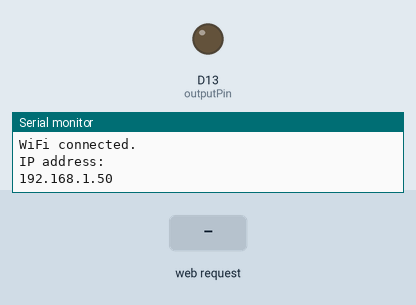
Recording of a sketch running on a simulated Arduino Uno R4 WiFi. Shown: output pins drawn as LEDs (lit = HIGH), the last lines printed to the serial monitor. Inputs (shaded band) come from the test bench. WiFi joins after 1.5 s; servers stay silent unless stated.

Above: at 2.7 s.
2.8 s: HTTP request GET /mdp-true received
At 3.1 s:
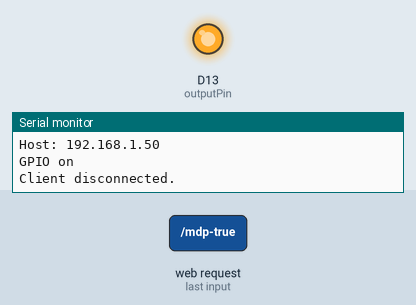
4.3 s: HTTP request GET /home received
At 5.5 s:
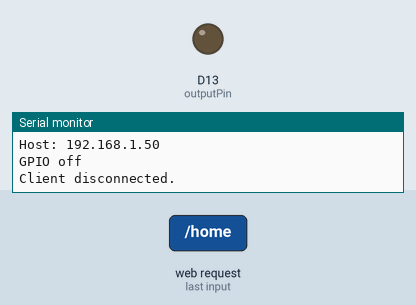
Timing chart, 0 to 7.3 s (numbered marks = the images above; inputs shaded):
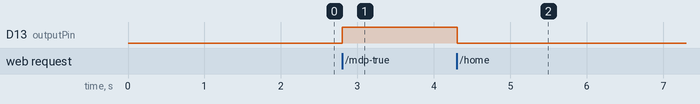

Measured:
- after the input at 2.8 s, D13 (outputPin): LOW → HIGH at once
- after the input at 4.3 s, D13 (outputPin): HIGH → LOW at once

The sketch:

local_web_server_high_led.v2__prj_obj_co.ino
```cpp
// Charger la librairie Wifi
#include <WiFiS3.h>

//Entrer les informations de connexion au Wifi
const char* ssid = "HUAWEI Edouard";
const char* password = "DGMYX34XK2M1";

// Définir le port du serveur sur 80
WiFiServer server(80);

// variable pour stocker les requêtes HTTP
String header;

// Variable pour stocker l'état de la sortie
String outputState = "off";


// Variable pour la pin de sortie
const int outputPin = 13;

// Current time
unsigned long currentTime = millis();
// Previous time
unsigned long previousTime = 0;
// Define timeout time in milliseconds (example: 2000ms = 2s)
const long timeoutTime = 2000;

void setup() {
  Serial.begin(115200);
  // Initialize the output variables as outputs
  pinMode(outputPin, OUTPUT);
  // Set outputs to LOW
  digitalWrite(outputPin, LOW);

  // Connect to Wi-Fi network with SSID and password
  Serial.print("Connecting to ");
  Serial.println(ssid);
  WiFi.begin(ssid, password);
  while (WiFi.status() != WL_CONNECTED) {
    delay(500);
    Serial.print(".");
  }
  // Print local IP address and start web server
  Serial.println("");
  Serial.println("WiFi connected.");
  Serial.println("IP address: ");
  Serial.println(WiFi.localIP());
  server.begin();
}

void loop() {
  WiFiClient client = server.available();  // Listen for incoming clients

  if (client) {  // If a new client connects, (un client est un device qui se connecte au serveur.)
    currentTime = millis();
    previousTime = currentTime;
    Serial.println("New Client.");                                             // print a message out in the serial port
    String currentLine = "";                                                   // make a String to hold incoming data from the client
    while (client.connected() && currentTime - previousTime <= timeoutTime) {  // loop while the client's connected
      currentTime = millis();
      if (client.available()) {  // if there's bytes to read from the client,
        char c = client.read();  // read a byte, then
        Serial.write(c);         // print it out the serial monitor
        header += c;
        if (c == '\n') {  // if the byte is a newline character
          // if the current line is blank, you got two newline characters in a row.
          // that's the end of the client HTTP request, so send a response:
          if (currentLine.length() == 0) {
            // HTTP headers always start with a response code (e.g. HTTP/1.1 200 OK)
            // and a content-type so the client knows what's coming, then a blank line:
            client.println("HTTP/1.1 200 OK");
            client.println("Content-type:text/html");
            client.println("Connection: close");
            client.println();

            // turns the GPIOs on and off == si dans le barre d'adresse, il y a /mdp-true, met la variable outputState sur "On"
            if (header.indexOf("GET /mdp-true") >= 0) {
              Serial.println("GPIO on");
              outputState = "on";
            }
            // si home dans barre d'adresse, outputState = "off"
            if (header.indexOf("GET /home") >= 0) {
              Serial.println("GPIO off");
              outputState = "off";
            }

            //Vérifier si outputState est "on"
            if (outputState == "on") {
              digitalWrite(outputPin, HIGH);
              //envoyer au client la page web
              client.println("<!DOCTYPE html><html lang=\"fr\"><head> <meta charset=\"UTF-8\"> <meta name=\"viewport\" content=\"width=device-width, initial-scale=1.0\"> <title>Code correct</title></head><body> <h1>Code bon !</h1> <a href=\"/home\"><button>retour</button></a></body></html>");
            }
            //Vérifier si outputState est "off"
            if (outputState == "off"){
              digitalWrite(outputPin, LOW);
              //envoyer au client la page web
              client.println("<!DOCTYPE html><html lang=\"fr\"><head> <meta charset=\"UTF-8\"> <meta name=\"viewport\" content=\"width=device-width, initial-scale=1.0\"> <title>Arduino connect screen</title> <script src=\"https://ajax.googleapis.com/ajax/libs/jquery/3.7.1/jquery.min.js\"></script> <style>@import url('https://fonts.googleapis.com/css2?family=Inter:wght@100..900&display=swap'); :root{--indicator-inactive: #CBD2E0; --dark: #2D3648;}header{display: flex; justify-content: center; margin-bottom: 1rem;}main{display: flex; flex-direction: column; align-items: center; gap: 2.5rem;}footer{margin-top: 2rem; display: flex; justify-content: center; flex-direction: column;}h1{margin: 0; color: var(--dark); font-family: Inter; font-size: 1.25rem; font-style: normal; font-weight: 700; line-height: 150%;}button{text-decoration: none; background-color: white; border: none; margin: 0; width: auto;}.logo-arduino{width: 6rem; height: 6rem;}.indicator{width: 0.825rem; height: 0.825rem; background-color: var(--indicator-inactive); border-radius: 0.5rem;}.digit-row{display: flex; align-items: flex-start; gap: 1.5rem;}.digit{display: inline-flex; flex-direction: column; align-items: flex-start; gap: 2rem;}.digit-number-text{color: var(--dark); text-align: center; /* Header - Medium */ font-family: Inter; font-size: 1.5rem; font-style: normal; font-weight: 600; line-height: 150%; transition: all 300ms;}.digit-number-layout{display: flex; width: 5rem; height: 3rem; padding: 1.1875rem 0rem; justify-content: center; align-items: center; border-radius: 2.5rem; margin: 0;}.steps{display: inline-flex; justify-content: center; align-items: center; gap: 1.5rem;}.forgot-pass{color: var(--dark); text-align: center; font-family: Inter; font-size: 0.875rem; font-style: normal; font-weight: 700; line-height: 150%; opacity: 0.6;}.active-number{color: aqua; box-flex-group: pink;}.new-input{visibility: hidden;}.indicator-active{background-color: blue;}.indicator-true{background-color: #1ADE5D;}</style> <script>$(function(){ $(\"button\").click(function(){ $(this).addClass(\"active-number\"); $(this).removeClass(\"digit-number-text\"); window.setTimeout(function(){$(\"button\").removeClass(\"active-number\"); $(\"button\").addClass(\"digit-number-text\");},500); return;});}); </script> <script>let generatedPin=\"1249\"; let enteredPin=\"\"; let entryCount=0; function addNumber(num){enteredPin +=num; document.getElementById('enteredPin').value=enteredPin; console.log(enteredPin); entryCount ++; console.log(entryCount); if (enteredPin===generatedPin){console.log(\"Mot de passe trouvé\"); $(\".indicator\").addClass(\"indicator-true\"); setTimeout(clearInput, 500); window.location.href='/mdp-true';}else{console.log(\"mot de passe faux\");}if (entryCount==1){console.log(\"1 entrée\"); $(\"#indicator-1\").addClass(\"indicator-active\");}if (entryCount==2){console.log(\"2 entrée\"); $(\"#indicator-2\").addClass(\"indicator-active\");}if (entryCount==3){console.log(\"3 entrée\"); $(\"#indicator-3\").addClass(\"indicator-active\");}if (entryCount==4){console.log(\"4 entrée\"); $(\"#indicator-4\").addClass(\"indicator-active\"); setTimeout(clearInput, 500);}return;}function clearInput(){enteredPin=\"\"; entryCount=0; document.getElementById('enteredPin').value=enteredPin; console.log('clear'); $('.indicator').removeClass('indicator-active'); $('.indicator').removeClass('indicator-true'); return;}</script></head><body> <header> <img src=\"https://cdn.shopify.com/s/files/1/0438/4735/2471/files/Arduino_RGB_Pantone_9a224c8c-5d1d-4e5a-8e26-db3aec5ea7db.png?v=1637755799\" alt=\"logo arduino\" class=\"logo-arduino\"> </header> <main> <h1>Enter Pin</h1> <section class=\"steps\"> <article class=\"indicator\" id=\"indicator-1\"></article> <article class=\"indicator\" id=\"indicator-2\"></article> <article class=\"indicator\" id=\"indicator-3\"></article> <article class=\"indicator\" id=\"indicator-4\"></article> </section> <section class=\"digit\"> <article class=\"digit-row\"> <button class=\"digit-number-text digit-number-layout\" onclick=\"addNumber(1)\">1</button> <button class=\"digit-number-text digit-number-layout\" onclick=\"addNumber(2)\">2</button> <button class=\"digit-number-text digit-number-layout\" onclick=\"addNumber(3)\">3</button> </article> <article class=\"digit-row\"> <button class=\"digit-number-text digit-number-layout\" onclick=\"addNumber(4)\">4</button> <button class=\"digit-number-text digit-number-layout\" onclick=\"addNumber(5)\">5</button> <button class=\"digit-number-text digit-number-layout\" onclick=\"addNumber(6)\">6</button> </article> <article class=\"digit-row\"> <button class=\"digit-number-text digit-number-layout\" onclick=\"addNumber(7)\">7</button> <button class=\"digit-number-text digit-number-layout\" onclick=\"addNumber(8)\">8</button> <button class=\"digit-number-text digit-number-layout\" onclick=\"addNumber(9)\">9</button> </article> <article class=\"digit-row\"> <button class=\"digit-number-layout\"></button> <button class=\"digit-number-text digit-number-layout\" onclick=\"addNumber(0)\">0</button> <button class=\"digit-number-layout\"></button> </article> </section> </main> <footer> <p class=\"forgot-pass\">Forgot your Pin Code ?</p><input type=\"text\" id=\"enteredPin\" class=\"new-input\" readonly> </footer></body></html>");
            }


            // The HTTP response ends with another blank line
            client.println();
            // Break out of the while loop
            break;
          } else {  // if you got a newline, then clear currentLine
            currentLine = "";
          }
        } else if (c != '\r') {  // if you got anything else but a carriage return character,
          currentLine += c;      // add it to the end of the currentLine
        }
      }
    }
    // Clear the header variable
    header = "";
    // Close the connection
    client.stop();
    Serial.println("Client disconnected.");
    Serial.println("");
  }
}
```
